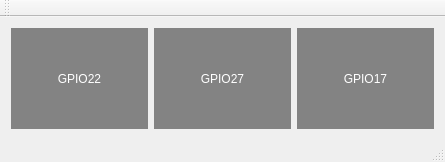
<?xml version="1.0" encoding="UTF-8"?>
<ui version="4.0">
 <class>GpioClient</class>
 <widget class="QMainWindow" name="GpioClient">
  <property name="geometry">
   <rect>
    <x>0</x>
    <y>0</y>
    <width>445</width>
    <height>162</height>
   </rect>
  </property>
  <property name="windowTitle">
   <string>GpioClient</string>
  </property>
  <widget class="QWidget" name="centralWidget">
   <layout class="QHBoxLayout" name="horizontalLayout">
    <item>
     <widget class="QLabel" name="gpio22">
      <property name="styleSheet">
       <string notr="true">background-color: rgb(131, 131, 131);
color: rgb(255, 255, 255);</string>
      </property>
      <property name="text">
       <string>GPIO22</string>
      </property>
      <property name="alignment">
       <set>Qt::AlignCenter</set>
      </property>
     </widget>
    </item>
    <item>
     <widget class="QLabel" name="gpio27">
      <property name="styleSheet">
       <string notr="true">background-color:rgb(131, 131, 131);
color: rgb(255, 255, 255);</string>
      </property>
      <property name="text">
       <string>GPIO27</string>
      </property>
      <property name="alignment">
       <set>Qt::AlignCenter</set>
      </property>
     </widget>
    </item>
    <item>
     <widget class="QLabel" name="gpio17">
      <property name="styleSheet">
       <string notr="true">color: rgb(255, 255, 255);
background-color: rgb(131, 131, 131);</string>
      </property>
      <property name="text">
       <string>GPIO17</string>
      </property>
      <property name="alignment">
       <set>Qt::AlignCenter</set>
      </property>
     </widget>
    </item>
   </layout>
  </widget>
  <widget class="QMenuBar" name="menuBar">
   <property name="geometry">
    <rect>
     <x>0</x>
     <y>0</y>
     <width>445</width>
     <height>28</height>
    </rect>
   </property>
  </widget>
  <widget class="QToolBar" name="mainToolBar">
   <attribute name="toolBarArea">
    <enum>TopToolBarArea</enum>
   </attribute>
   <attribute name="toolBarBreak">
    <bool>false</bool>
   </attribute>
  </widget>
  <widget class="QStatusBar" name="statusBar"/>
 </widget>
 <layoutdefault spacing="6" margin="11"/>
 <resources/>
 <connections/>
</ui>
